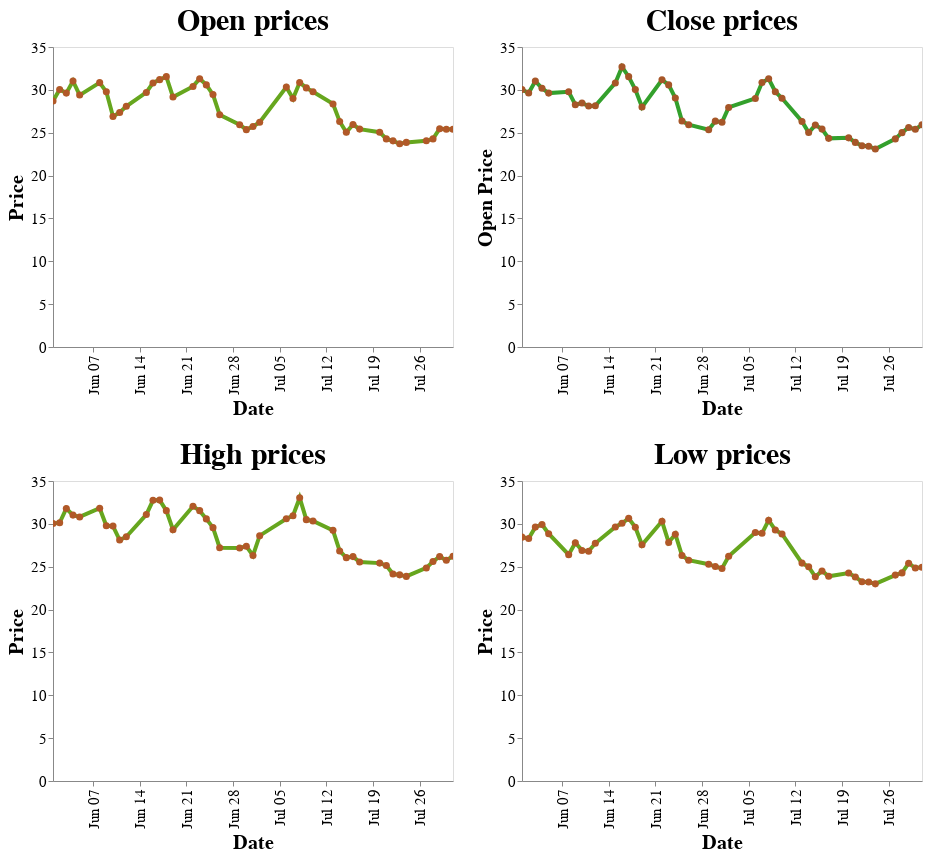

This figure's notebook cell:
### Code cell
low = alt.Chart(
            df, title=alt.TitleParams(text='Low prices',fontSize=30)
        ).mark_line(
            color="#66a61e",strokeWidth=4, point={'size':50, 'color':'#b15928'}
        ).encode(
            x=alt.X(shorthand='date', type='temporal', title='Date', axis=alt.Axis(grid=False,labelAngle=-90,labelFontSize=15,titleFontSize=20)),
            y=alt.Y(shorthand='low', type='quantitative', title='Price', axis=alt.Axis(grid=False,labelFontSize=15,titleFontSize=20)),
            tooltip=[
                alt.Tooltip(shorthand='date', type='temporal', title='Date'),
                alt.Tooltip(shorthand='low', type='quantitative', title='Price')
            ]
        ).interactive()

high = alt.Chart(
            df, title=alt.TitleParams(text='High prices',fontSize=30)
        ).mark_line(
            color="#66a61e",strokeWidth=4, point={'size':50, 'color':'#b15928'}
        ).encode(
            x=alt.X(shorthand='date', type='temporal', title='Date', axis=alt.Axis(grid=False,labelAngle=-90,labelFontSize=15,titleFontSize=20)),
            y=alt.Y(shorthand='high', type='quantitative', title='Price', axis=alt.Axis(grid=False,labelFontSize=15,titleFontSize=20)),
            tooltip=[
                alt.Tooltip(shorthand='date', type='temporal', title='Date'),
                alt.Tooltip(shorthand='high', type='quantitative', title='Price')
            ]
        ).interactive()

(open|close) & (high|low)

### Figure 1 — Vega-Lite specification as saved in the notebook (floating-point values rounded to 4 significant figures)
{"config": {"view": {"continuousWidth": 400, "continuousHeight": 300}}, "vconcat": [{"hconcat": [{"mark": {"type": "line", "color": "#66a61e", "point": {"size": 50, "color": "#b15928"}, "strokeWidth": 4}, "encoding": {"tooltip": [{"field": "date", "title": "Date", "type": "temporal"}, {"field": "open", "title": "Price", "type": "quantitative"}], "x": {"axis": {"grid": false, "labelAngle": -90, "labelFontSize": 15, "titleFontSize": 20}, "field": "date", "title": "Date", "type": "temporal"}, "y": {"axis": {"grid": false, "labelFontSize": 15, "titleFontSize": 20}, "field": "open", "title": "Price", "type": "quantitative"}}, "selection": {"selector011": {"type": "interval", "bind": "scales", "encodings": ["x", "y"]}}, "title": {"text": "Open prices", "fontSize": 30}}, {"mark": {"type": "line", "color": "#33a02c", "point": {"size": 50, "color": "#a65628"}, "strokeWidth": 4}, "encoding": {"tooltip": [{"field": "date", "title": "Date", "type": "temporal"}, {"field": "close", "title": "Price", "type": "quantitative"}], "x": {"axis": {"grid": false, "labelAngle": -90, "labelFontSize": 15, "titleFontSize": 20}, "field": "date", "title": "Date", "type": "temporal"}, "y": {"axis": {"grid": false, "labelFontSize": 15, "titleFontSize": 20}, "field": "close", "title": "Open Price", "type": "quantitative"}}, "selection": {"selector012": {"type": "interval", "bind": "scales", "encodings": ["x", "y"]}}, "title": {"text": "Close prices", "fontSize": 30}}]}, {"hconcat": [{"mark": {"type": "line", "color": "#66a61e", "point": {"size": 50, "color": "#b15928"}, "strokeWidth": 4}, "encoding": {"tooltip": [{"field": "date", "title": "Date", "type": "temporal"}, {"field": "high", "title": "Price", "type": "quantitative"}], "x": {"axis": {"grid": false, "labelAngle": -90, "labelFontSize": 15, "titleFontSize": 20}, "field": "date", "title": "Date", "type": "temporal"}, "y": {"axis": {"grid": false, "labelFontSize": 15, "titleFontSize": 20}, "field": "high", "title": "Price", "type": "quantitative"}}, "selection": {"selector015": {"type": "interval", "bind": "scales", "encodings": ["x", "y"]}}, "title": {"text": "High prices", "fontSize": 30}}, {"mark": {"type": "line", "color": "#66a61e", "point": {"size": 50, "color": "#b15928"}, "strokeWidth": 4}, "encoding": {"tooltip": [{"field": "date", "title": "Date", "type": "temporal"}, {"field": "low", "title": "Price", "type": "quantitative"}], "x": {"axis": {"grid": false, "labelAngle": -90, "labelFontSize": 15, "titleFontSize": 20}, "field": "date", "title": "Date", "type": "temporal"}, "y": {"axis": {"grid": false, "labelFontSize": 15, "titleFontSize": 20}, "field": "low", "title": "Price", "type": "quantitative"}}, "selection": {"selector014": {"type": "interval", "bind": "scales", "encodings": ["x", "y"]}}, "title": {"text": "Low prices", "fontSize": 30}}]}], "data": {"name": "data-6095c1ec4d89ad64750a63772b69643b"}, "$schema": "https://vega.github.io/schema/vega-lite/v4.17.0.json", "datasets": {"data-6095c1ec4d89ad64750a63772b69643b": [{"date": "2009-06-01T00:00:00", "open": 28.7, "high": 30.05, "low": 28.45, "close": 30.04, "signal": "short", "ret": -4.894}, {"date": "2009-06-02T00:00:00", "open": 30.04, "high": 30.13, "low": 28.3, "close": 29.63, "signal": "short", "ret": -0.3226}, {"date": "2009-06-03T00:00:00", "open": 29.62, "high": 31.79, "low": 29.62, "close": 31.02, "signal": "short", "ret": 3.687}, {"date": "2009-06-04T00:00:00", "open": 31.02, "high": 31.02, "low": 29.92, "close": 30.18, "signal": "short", "ret": 4.51}, {"date": "2009-06-05T00:00:00", "open": 29.39, "high": 30.81, "low": 28.85, "close": 29.62, "signal": "short", "ret": 6.084}, {"date": "2009-06-08T00:00:00", "open": 30.84, "high": 31.82, "low": 26.41, "close": 29.77, "signal": "short", "ret": 1.254}, {"date": "2009-06-09T00:00:00", "open": 29.77, "high": 29.77, "low": 27.79, "close": 28.27, "signal": "short", "ret": -5.024}, {"date": "2009-06-10T00:00:00", "open": 26.9, "high": 29.74, "low": 26.9, "close": 28.46, "signal": "short", "ret": -5.466}, {"date": "2009-06-11T00:00:00", "open": 27.36, "high": 28.11, "low": 26.81, "close": 28.11, "signal": "short", "ret": -8.374}, {"date": "2009-06-12T00:00:00", "open": 28.08, "high": 28.5, "low": 27.73, "close": 28.15, "signal": "short", "ret": -5.528}, {"date": "2009-06-15T00:00:00", "open": 29.7, "high": 31.09, "low": 29.64, "close": 30.81, "signal": "long", "ret": 3.492}, {"date": "2009-06-16T00:00:00", "open": 30.81, "high": 32.75, "low": 30.07, "close": 32.68, "signal": "short", "ret": 0.155}, {"date": "2009-06-17T00:00:00", "open": 31.19, "high": 32.77, "low": 30.64, "close": 31.54, "signal": "short", "ret": 5.828}, {"date": "2009-06-18T00:00:00", "open": 31.54, "high": 31.54, "low": 29.6, "close": 30.03, "signal": "short", "ret": 8.176}, {"date": "2009-06-19T00:00:00", "open": 29.16, "high": 29.32, "low": 27.56, "close": 27.99, "signal": "short", "ret": 8.599}, {"date": "2009-06-22T00:00:00", "open": 30.4, "high": 32.05, "low": 30.3, "close": 31.17, "signal": "short", "ret": 15.49}, {"date": "2009-06-23T00:00:00", "open": 31.3, "high": 31.54, "low": 27.83, "close": 30.58, "signal": "short", "ret": 11.74}, {"date": "2009-06-24T00:00:00", "open": 30.58, "high": 30.58, "low": 28.79, "close": 29.05, "signal": "long", "ret": -10.42}, {"date": "2009-06-25T00:00:00", "open": 29.45, "high": 29.56, "low": 26.3, "close": 26.36, "signal": "long", "ret": 0.0}, {"date": "2009-06-26T00:00:00", "open": 27.09, "high": 27.22, "low": 25.76, "close": 25.93, "signal": "long", "ret": 0.0}, {"date": "2009-06-29T00:00:00", "open": 25.93, "high": 27.18, "low": 25.29, "close": 25.35, "signal": "long", "ret": 5.263}, {"date": "2009-06-30T00:00:00", "open": 25.36, "high": 27.38, "low": 25.02, "close": 26.35, "signal": "long", "ret": 6.738}, {"date": "2009-07-01T00:00:00", "open": 25.73, "high": 26.31, "low": 24.8, "close": 26.22, "signal": "long", "ret": 7.836}, {"date": "2009-07-02T00:00:00", "open": 26.22, "high": 28.62, "low": 26.22, "close": 27.95, "signal": "long", "ret": 2.764}, {"date": "2009-07-06T00:00:00", "open": 30.32, "high": 30.6, "low": 28.99, "close": 29.0, "signal": "short", "ret": -2.145}, {"date": "2009-07-07T00:00:00", "open": 29.0, "high": 30.94, "low": 28.9, "close": 30.85, "signal": "short", "ret": 3.035}, {"date": "2009-07-08T00:00:00", "open": 30.85, "high": 33.05, "low": 30.43, "close": 31.3, "signal": "short", "ret": 5.687}, {"date": "2009-07-09T00:00:00", "open": 30.23, "high": 30.49, "low": 29.28, "close": 29.78, "signal": "short", "ret": 8.228}, {"date": "2009-07-10T00:00:00", "open": 29.78, "high": 30.34, "low": 28.82, "close": 29.02, "signal": "short", "ret": 8.648}, {"date": "2009-07-13T00:00:00", "open": 28.36, "high": 29.24, "low": 25.42, "close": 26.31, "signal": "short", "ret": 7.329}, {"date": "2009-07-14T00:00:00", "open": 26.31, "high": 26.84, "low": 24.99, "close": 25.02, "signal": "short", "ret": 7.309}, {"date": "2009-07-15T00:00:00", "open": 25.05, "high": 26.06, "low": 23.83, "close": 25.89, "signal": "neutral", "ret": 0.0}, {"date": "2009-07-16T00:00:00", "open": 25.96, "high": 26.18, "low": 24.51, "close": 25.42, "signal": "long", "ret": -9.828}, {"date": "2009-07-17T00:00:00", "open": 25.42, "high": 25.55, "low": 23.88, "close": 24.34, "signal": "long", "ret": -10.84}, {"date": "2009-07-20T00:00:00", "open": 25.06, "high": 25.42, "low": 24.26, "close": 24.4, "signal": "long", "ret": -7.557}, {"date": "2009-07-21T00:00:00", "open": 24.28, "high": 25.14, "low": 23.81, "close": 23.87, "signal": "long", "ret": -2.509}, {"date": "2009-07-22T00:00:00", "open": 24.05, "high": 24.14, "low": 23.24, "close": 23.47, "signal": "long", "ret": 0.9158}, {"date": "2009-07-23T00:00:00", "open": 23.71, "high": 24.05, "low": 23.21, "close": 23.43, "signal": "long", "ret": 2.471}, {"date": "2009-07-24T00:00:00", "open": 23.87, "high": 23.87, "low": 23.0, "close": 23.09, "signal": "long", "ret": 4.223}, {"date": "2009-07-27T00:00:00", "open": 24.06, "high": 24.86, "low": 24.02, "close": 24.28, "signal": "long", "ret": -0.1894}, {"date": "2009-07-28T00:00:00", "open": 24.28, "high": 25.61, "low": 24.28, "close": 25.01, "signal": "long", "ret": -4.38}, {"date": "2009-07-29T00:00:00", "open": 25.47, "high": 26.18, "low": 25.41, "close": 25.61, "signal": "long", "ret": -4.485}, {"date": "2009-07-30T00:00:00", "open": 25.4, "high": 25.76, "low": 24.85, "close": 25.4, "signal": "long", "ret": -1.704}, {"date": "2009-07-31T00:00:00", "open": 25.4, "high": 26.22, "low": 24.93, "close": 25.92, "signal": "short", "ret": 5.068}]}}
